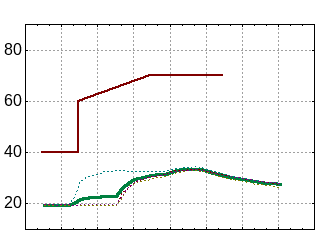

The script that saved this image:
# Mash-o-matiC gnuplot script
# https://github.com/pqpq/beer-o-tron

# Command line parameters
# gnuplot -c graph.plt parameters...
# Parameter 1: output file name
# Parameter 2: Temperature axis min value
# Parameter 3: Temperature axis max value
# Parameter 4: Temperature data file name
# Parameter 5: Profile data file name
# Parameter 6: State data file name

if (ARGC < 6) exit

OUTPUT=ARG1
LOW=ARG2
HI=ARG3
DATA=ARG4
PROFILE=ARG5
STATE=ARG6


# Fixed format & 'style' commands

set terminal png size 320,240

set key autotitle columnhead  # consume first row, since we 'unset key' later
unset key
set timefmt "%H:%M:%S"        # so it understands our time values
set xdata time
set xtic auto
set xtics format ""           # turn off labels
set ytic 10
set ytics right offset 1,0    # right justify, close to axis
set grid

set y2range [0:5]
set y2tic 10
set y2tics format ""


set tmargin 1.25         # this just clears the status icons
set bmargin 0.5          # close to the edge
set lmargin 2.5          # space for 2 digits of temperature values
set rmargin 0.5          # close to the edge

# Style for the live temperature curve
set style line 1 \
    linecolor rgb '#000000' \
    linewidth 2

# Style for the uncompleted part of the profile
set style line 2 \
    linecolor rgb '#804000' \
    linewidth 2

# Style for the completed part of the profile
set style line 3 \
    linecolor rgb '#008040' \
    linewidth 3


# Output governed by command line parameters:

set output OUTPUT
set yrange [LOW:HI]
set datafile sep ','
plot STATE using 1:3 with filledcurve above x1 lc "#ff9900" axes x1y2, \
     DATA using 1:2 with lines linestyle 1, \
     PROFILE using 1:2 with lines linestyle 2, \
     STATE using 1:2 with lines linestyle 3, \
     DATA using 1:3 with lines lw 1 lt 0 lc "#800000", \
     DATA using 1:4 with lines lw 1 lt 0 lc "#808000", \
     DATA using 1:5 with lines lw 1 lt 0 lc "#008080", \
     DATA using 1:6 with lines lw 1 lt 0 lc "#800080"

